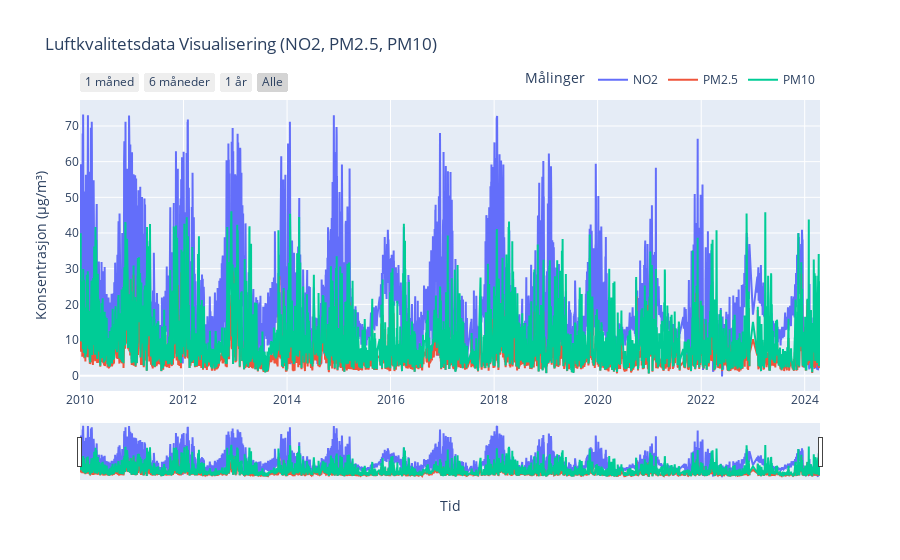

Notebook cell for this chart:
### Markdown cell above
#### **Figur 1: Interaktiv Oversikt over Luftkvalitetsdata** 🌫️📉

Analysen av luftkvalitetsdataene innledes med denne interaktive oversiktsfiguren, som viser den komplette og ufiltrerte tidsserien for de daglige målingene av **NO₂**, **PM10** og **PM2.5** i Trondheim. Ved hjelp av interaktive funksjoner som tidsvelger og zoom-linjal, gir figuren en kraftig og intuitiv mulighet til å utforske rådataene i dybden og få en umiddelbar forståelse av deres struktur og dynamikk.


- **Lesbarhet:** Hover-effekter og zoom gjør det enkelt å studere detaljerte perioder.
- **Estetikk:** Bruk av farge og layout gjør dataene levende og engasjerende.
- **Formidling:** Interaktiviteten støtter utforskning av forurensningstopper og korrelasjon med tidspunkter.

### Code cell
# Hente inn ploty over NILU
nilu_plotly.show()

### Figure 1 — Plotly figure (JSON) as saved in the notebook; plotly's stock layout.template omitted (floating-point values rounded to 4 significant figures; data arrays with more than 128 entries replaced by an {"elided": "..."} marker saying what was removed)
{"data": [{"mode": "lines", "name": "NO2", "type": "scatter", "x": {"elided": "4997 str values"}, "y": {"elided": "4997 float values"}}, {"mode": "lines", "name": "PM2.5", "type": "scatter", "x": {"elided": "4997 str values"}, "y": {"elided": "4997 float values"}}, {"mode": "lines", "name": "PM10", "type": "scatter", "x": {"elided": "4997 str values"}, "y": {"elided": "4997 float values"}}], "layout": {"legend": {"orientation": "h", "title": {"text": "Målinger"}, "x": 1, "xanchor": "right", "y": 1.02, "yanchor": "bottom"}, "title": {"text": "Luftkvalitetsdata Visualisering (NO2, PM2.5, PM10)"}, "xaxis": {"rangeselector": {"buttons": [{"count": 1, "label": "1 måned", "step": "month", "stepmode": "backward"}, {"count": 6, "label": "6 måneder", "step": "month", "stepmode": "backward"}, {"count": 1, "label": "1 år", "step": "year", "stepmode": "backward"}, {"label": "Alle", "step": "all"}]}, "rangeslider": {"visible": true}, "title": {"text": "Tid"}, "type": "date"}, "yaxis": {"title": {"text": "Konsentrasjon (µg/m³)"}}}}
